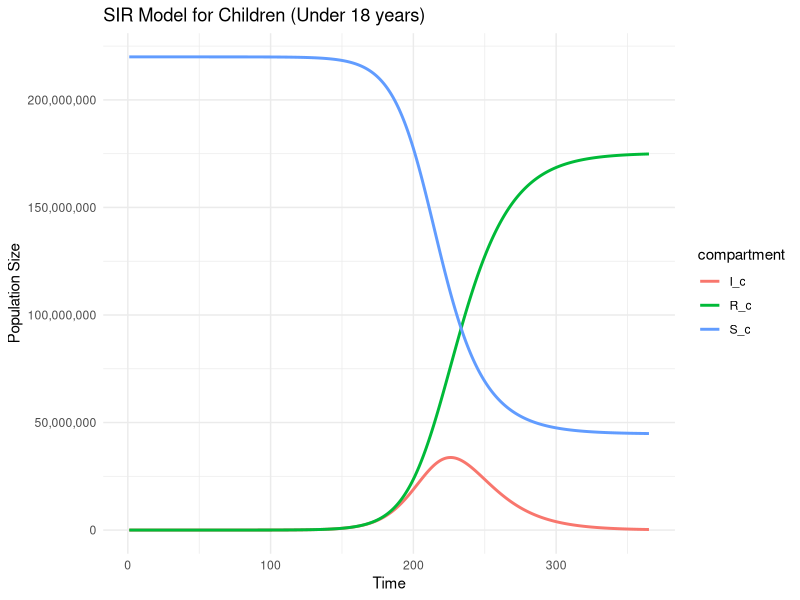
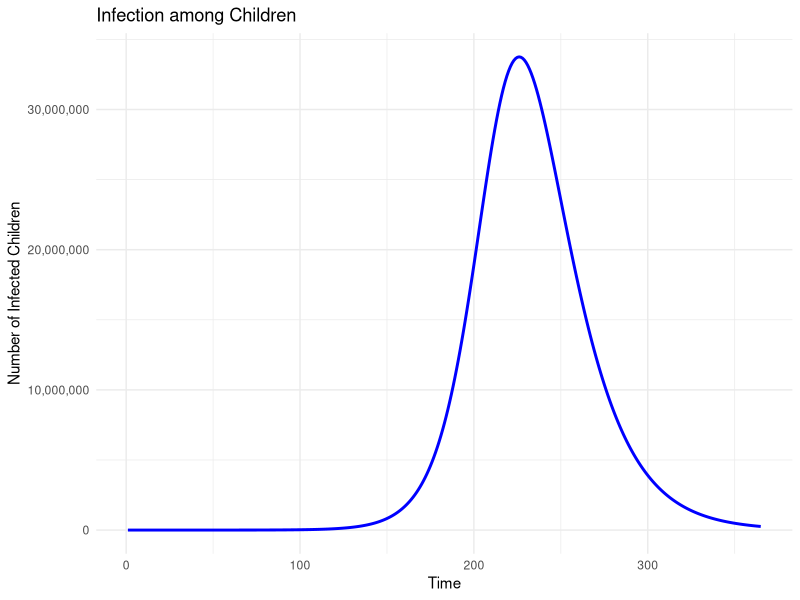
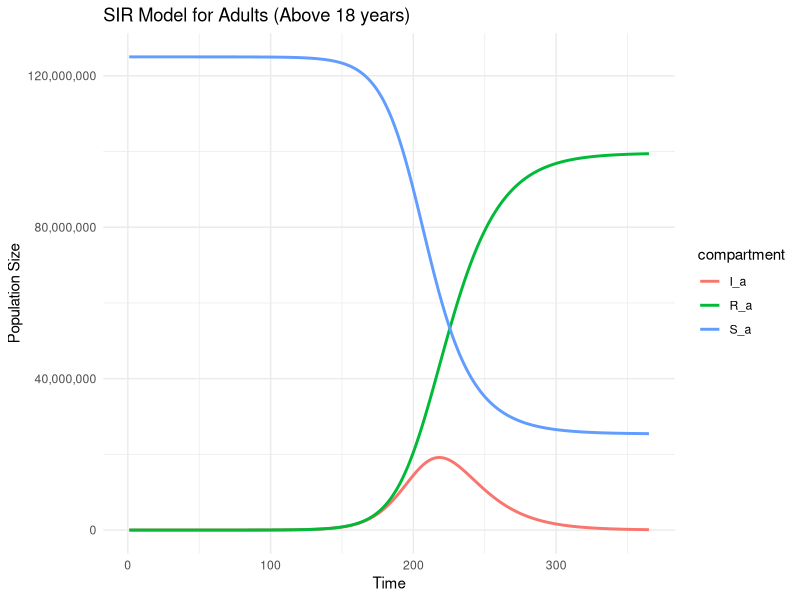
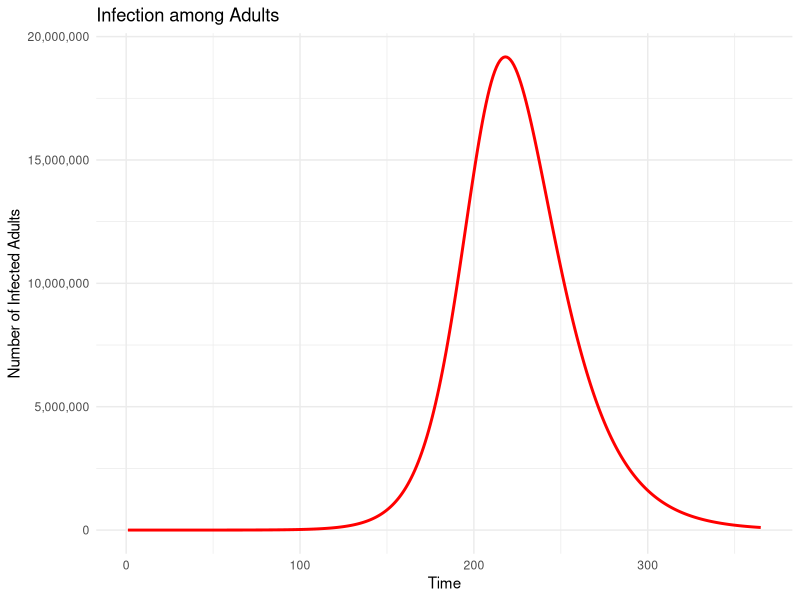
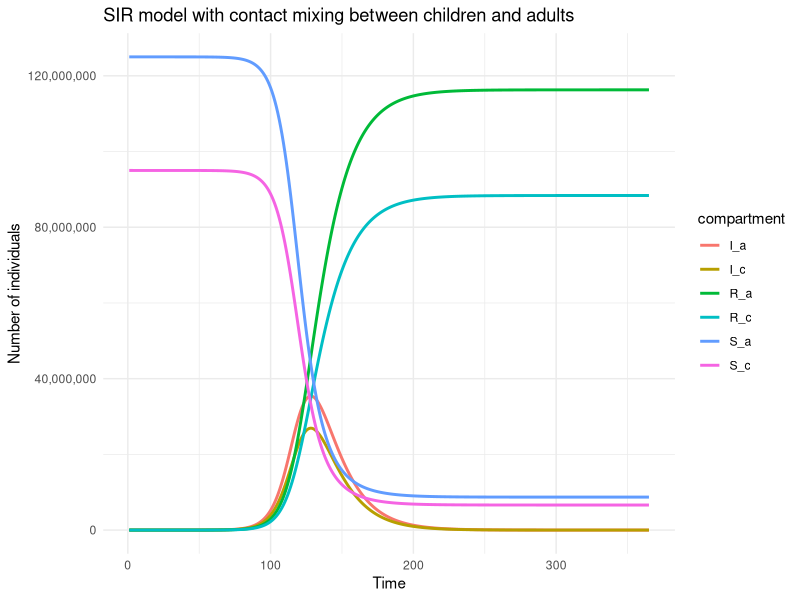
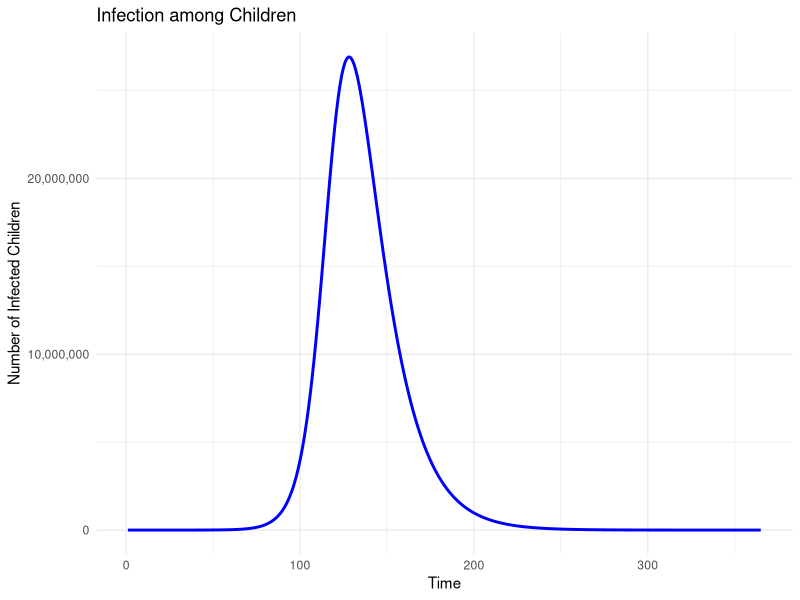
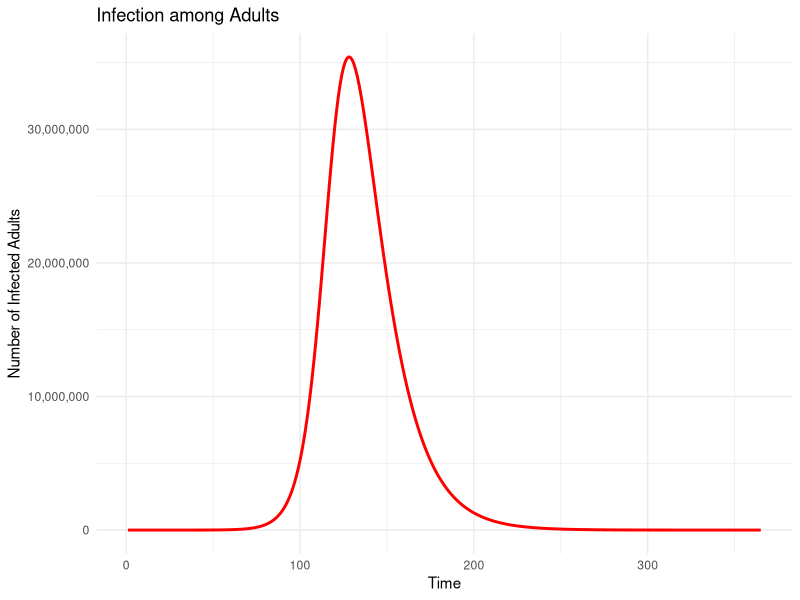
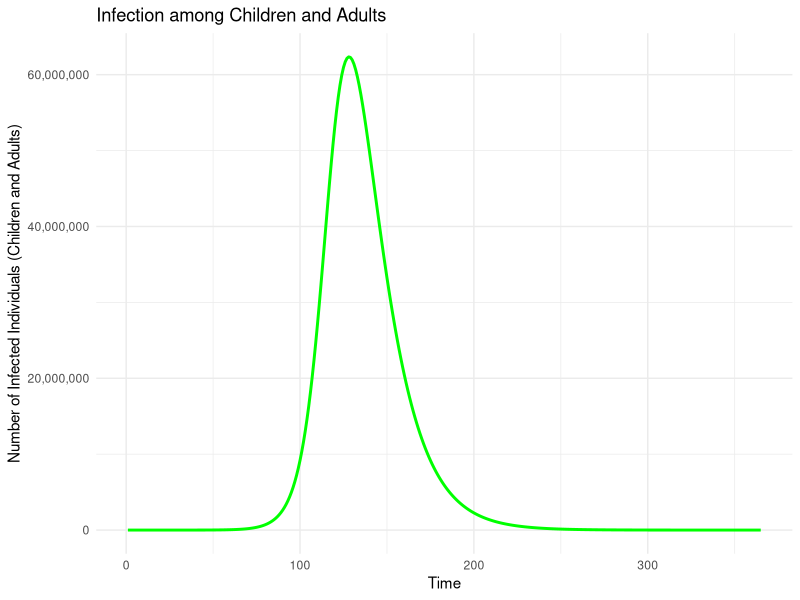

Here is the R script that generated these plots, in order:
## ---- chunk 1
knitr::opts_chunk$set(
  echo = FALSE,
  warning = FALSE,
  message = FALSE
)

# Load the necessary libraries
library(deSolve)
library(ggplot2)
library(tidyr)
## ---- chunk 2
knitr::opts_chunk$set(
  echo = FALSE,
  warning = FALSE,
  message = FALSE
)


# Define the SIR model for children
sir_model_children <- function(t, y, parms) {
  with(as.list(c(y, parms)), {
    dS_c <- -beta_c * S_c * I_c
    dI_c <- beta_c * S_c * I_c - gamma * I_c
    dR_c <- gamma * I_c
    return(list(c(dS_c, dI_c, dR_c)))
  })
}

# Population and parameters for children
N <- 220000000  # Number of children under 18 years (45% of total population in Nigeria)
I0_c <- 20       # Initial number of infected children
S0_c <- N - I0_c  # Initial number of susceptible children

# Define R0, infectious period, and gamma
R0_c <- 2
infectious_period_c <- 14
gamma_c <- 1 / infectious_period_c  # Recovery rate for children

# Calculate beta using the formula: R0 = beta / gamma
beta_c <- R0_c * gamma_c / N  # Transmission rate for children

# Parameters for the children's model
params_c <- c(beta_c = beta_c, gamma = gamma_c)

# Initial conditions for children
inits_c <- c(S_c = S0_c, I_c = I0_c, R_c = 0)

# Time points
time_c <- 1:365

# Solve the model for children
results_children <- deSolve::lsoda(y = inits_c, times = time_c, func = sir_model_children, parms = params_c)

# Convert the results to a data frame
results_children <- as.data.frame(results_children)
head(results_children)
tail(results_children)

# Plotting the results for children
results_long_children <- results_children |> 
  pivot_longer(cols = c(S_c, I_c, R_c), names_to = "compartment", values_to = "value")

ggplot(results_long_children, aes(x = time, y = value, color = compartment)) +
  geom_line(linewidth = 1) +
  labs(title = "SIR Model for Children (Under 18 years)", x = "Time", y = "Population Size") +
  theme_minimal() +
  scale_y_continuous(labels = scales::comma)  # Ensures y-axis shows absolute values formatted with commas

## ---- chunk 3
# Load ggplot2 if not already loaded
library(ggplot2)

# Plot 1: Infection among children
plot_children <- ggplot(results_children, aes(x = time, y = I_c)) +
  geom_line(color = "blue", linewidth = 1) +
  labs(
    title = "Infection among Children",
    x = "Time",
    y = "Number of Infected Children"
  ) +
  theme_minimal() +
  scale_y_continuous(labels = scales::comma)  # Ensures y-axis shows absolute values formatted with commas

# Display the plot
plot(plot_children)

## ---- chunk 4
# Define the SIR model for adults
sir_model_adults <- function(t, y, parms) {
  with(as.list(c(y, parms)), {
    dS_a <- -beta_a * S_a * I_a
    dI_a <- beta_a * S_a * I_a - gamma * I_a
    dR_a <- gamma * I_a
    return(list(c(dS_a, dI_a, dR_a)))
  })
}

# Population and parameters for adults
N_a <- 125000000  # Number of adults above 18 years (55% of total population in Nigeria)
I0_a <- 20        # Initial number of infected adults
S0_a <- N_a - I0_a  # Initial number of susceptible adults

# Define R0, infectious period, and gamma for adults
R0_a <- 2
infectious_period_a <- 14
gamma_a <- 1 / infectious_period_a  # Recovery rate for adults

# Calculate beta using the formula: R0 = beta / gamma
beta_a <- R0_a * gamma_a / N_a  # Transmission rate for adults

# Parameters for the adult model
params_a <- c(beta_a = beta_a, gamma = gamma_a)

# Initial conditions for adults
inits_a <- c(S_a = S0_a, I_a = I0_a, R_a = 0)

# Time points
time_a <- 1:365

# Solve the model for adults
results_adults <- deSolve::lsoda(y = inits_a, times = time_a, func = sir_model_adults, parms = params_a)

# Convert the results to a data frame
results_adults <- as.data.frame(results_adults)
head(results_adults)
tail(results_adults)

# Plotting the results for adults
results_long_adults <- results_adults |> 
  pivot_longer(cols = c(S_a, I_a, R_a), names_to = "compartment", values_to = "value")

ggplot(results_long_adults, aes(x = time, y = value, color = compartment)) +
  geom_line(linewidth = 1) +
  labs(title = "SIR Model for Adults (Above 18 years)", x = "Time", y = "Population Size") +
  theme_minimal() +
  scale_y_continuous(labels = scales::comma)  # Ensures y-axis shows absolute values formatted with commas

## ---- chunk 5
# Load ggplot2 if not already loaded
library(ggplot2)

# Plot 2: Infection among adults
plot_adults <- ggplot(results_adults, aes(x = time, y = I_a)) +
  geom_line(color = "red", linewidth = 1) +
  labs(
    title = "Infection among Adults",
    x = "Time",
    y = "Number of Infected Adults"
  ) +
  theme_minimal() +
  scale_y_continuous(labels = scales::comma)  # Ensures y-axis shows absolute values formatted with commas

# Display the plot
plot(plot_adults)

## ---- chunk 6
knitr::opts_chunk$set(
  echo = FALSE,
  warning = FALSE,
  message = FALSE
)

# Define the new SIR model with contact mixing between adults and children
sir_model_mixed <- function(t, y, parms) {
  with(as.list(c(y, parms)), {
    # For children
    dS_c <- -(beta_cc * S_c * I_c + beta_ac * S_c * I_a)
    dI_c <- (beta_cc * S_c * I_c + beta_ac * S_c * I_a) - gamma * I_c
    dR_c <- gamma * I_c
    
    # For adults
    dS_a <- -(beta_aa * S_a * I_a + beta_ca * S_a * I_c)
    dI_a <- (beta_aa * S_a * I_a + beta_ca * S_a * I_c) - gamma * I_a
    dR_a <- gamma * I_a
    
    return(list(c(dS_c, dI_c, dR_c, dS_a, dI_a, dR_a)))
  })
}

# Population size and parameters
N_c <- 95000000   # Number of children under 18 years
N_a <- 125000000  # Number of adults above 18 years
N <- N_c + N_a    # Total population
I0_c <- 10        # Initial infected in children
I0_a <- 10        # Initial infected in adults

# Initial conditions for both groups
inits_mixed <- c(S_c = N_c - I0_c, I_c = I0_c, R_c = 0, S_a = N_a - I0_a, I_a = I0_a, R_a = 0)

R0 <- 2
infectious_period <- 14
gamma <- 1 / infectious_period

# Transmission rates
beta_cc <- R0 * gamma / N  # Child to child
beta_aa <- R0 * gamma / N_a  # Adult to adult
beta_ca <- R0 * gamma / N  # Child to adult
beta_ac <- R0 * gamma / N_a  # Adult to child

# Parameters for the mixed model
params_mixed <- c(
  beta_cc = beta_cc,
  beta_aa = beta_aa,
  beta_ca = beta_ca,
  beta_ac = beta_ac,
  gamma = gamma
)

# Time points
dt <- 1:365

# Solve the model
library(deSolve)
results_mixed <- deSolve::lsoda(
  y = inits_mixed,
  times = dt,
  func = sir_model_mixed,
  parms = params_mixed
)

# Manipulate and interpret the results
results_mixed <- as.data.frame(results_mixed)
head(results_mixed)
tail(results_mixed)


# Plot the results
library(ggplot2)
library(tidyr)

# Reshape the data for plotting
results_long_mixed <- results_mixed |>
  pivot_longer(
    cols = c(2:7),
    names_to = "compartment",
    values_to = "value"
  )

sir_plot_mixed <- ggplot(
  data = results_long_mixed,
  aes(
    x = time,
    y = value,
    color = compartment
  )
  ) +
  geom_line(linewidth = 1) +
  labs(
    title = "SIR model with contact mixing between children and adults",
    x = "Time",
    y = "Number of individuals"
  ) +
  theme_minimal() +
  scale_y_continuous(labels = scales::comma)  # Ensures y-axis shows absolute values formatted with commas
plot(sir_plot_mixed)


## ---- chunk 7
# Load ggplot2 if not already loaded
library(ggplot2)

# Plot 1: Infection among children
plot_children <- ggplot(results_mixed, aes(x = time, y = I_c)) +
  geom_line(color = "blue", linewidth = 1) +
  labs(
    title = "Infection among Children",
    x = "Time",
    y = "Number of Infected Children"
  ) +
  theme_minimal() +
  scale_y_continuous(labels = scales::comma)  # Ensures y-axis shows absolute values formatted with commas

# Display the plot
plot(plot_children)


# Plot 2: Infection among adults
plot_adults <- ggplot(results_mixed, aes(x = time, y = I_a)) +
  geom_line(color = "red", linewidth = 1) +
  labs(
    title = "Infection among Adults",
    x = "Time",
    y = "Number of Infected Adults"
  ) +
  theme_minimal() +
  scale_y_continuous(labels = scales::comma)  # Ensures y-axis shows absolute values formatted with commas

# Display the plot
plot(plot_adults)


# Plot 3: Combined infection among children and adults
plot_combined <- ggplot(results_mixed, aes(x = time, y = I_c + I_a)) +
  geom_line(color = "green", linewidth = 1) +
  labs(
    title = "Infection among Children and Adults",
    x = "Time",
    y = "Number of Infected Individuals (Children and Adults)"
  ) +
  theme_minimal() +
  scale_y_continuous(labels = scales::comma)  # Ensures y-axis shows absolute values formatted with commas

# Display the plot
plot(plot_combined)

## ---- chunk 8
# Load necessary libraries
library(deSolve)
library(ggplot2)
library(tidyr)
library(dplyr)

# Define the new SIR model with contact mixing between adults and children
sir_model_mixed <- function(t, y, parms) {
  with(as.list(c(y, parms)), {
    # For children
    dS_c <- -(beta_cc * S_c * I_c + beta_ac * S_c * I_a)
    dI_c <- (beta_cc * S_c * I_c + beta_ac * S_c * I_a) - gamma * I_c
    dR_c <- gamma * I_c
    
    # For adults
    dS_a <- -(beta_aa * S_a * I_a + beta_ca * S_a * I_c)
    dI_a <- (beta_aa * S_a * I_a + beta_ca * S_a * I_c) - gamma * I_a
    dR_a <- gamma * I_a
    
    return(list(c(dS_c, dI_c, dR_c, dS_a, dI_a, dR_a)))
  })
}

# Population size and parameters
N_c <- 95000000   # Number of children under 18 years
N_a <- 125000000  # Number of adults above 18 years
N <- N_c + N_a    # Total population
I0_c <- 10        # Initial infected in children
I0_a <- 10        # Initial infected in adults

# Initial conditions for both groups
inits_mixed <- c(S_c = N_c - I0_c, I_c = I0_c, R_c = 0, S_a = N_a - I0_a, I_a = I0_a, R_a = 0)

R0 <- 2
infectious_period <- 14
gamma <- 1 / infectious_period

# Transmission rates
beta_cc <- R0 * gamma / N  # Child to child
beta_aa <- R0 * gamma / N_a  # Adult to adult
beta_ca <- R0 * gamma / N  # Child to adult
beta_ac <- R0 * gamma / N_a  # Adult to child

# Parameters for the mixed model
params_mixed <- c(
  beta_cc = beta_cc,
  beta_aa = beta_aa,
  beta_ca = beta_ca,
  beta_ac = beta_ac,
  gamma = gamma
)

# Time points
dt <- 1:365

# Solve the model
results_mixed <- deSolve::lsoda(
  y = inits_mixed,
  times = dt,
  func = sir_model_mixed,
  parms = params_mixed
)

# Convert results to a data frame
results_mixed <- as.data.frame(results_mixed)

# Calculate the combined S, I, and R for children and adults
results_mixed <- results_mixed %>%
  mutate(
    S_total = S_c + S_a,
    I_total = I_c + I_a,
    R_total = R_c + R_a
  )

# Keep only the combined compartments for plotting
results_combined <- results_mixed %>%
  select(time, S_total, I_total, R_total)

# Reshape the data for plotting
results_long_combined <- results_combined |>
  pivot_longer(
    cols = c(S_total, I_total, R_total),
    names_to = "compartment",
    values_to = "value"
  )

# Plot the combined compartments
sir_plot_combined <- ggplot(
  data = results_long_combined,
  aes(
    x = time,
    y = value,
    color = compartment
  )
) +
  geom_line(linewidth = 1) +
  labs(
    title = "Combined Contact mixing SIR model for children and adults",
    x = "Time",
    y = "Number of individuals",
    color = "Compartment"
  ) +
  theme_minimal() +
  scale_y_continuous(labels = scales::comma)  # Ensures y-axis shows absolute values formatted with commas

# Display the plot
plot(sir_plot_combined)
